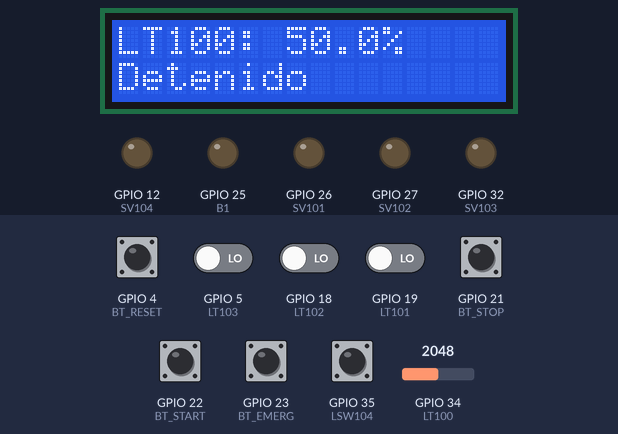
Bench run of a sketch on a simulated ESP32. On the bench: 16×2 character LCD, output pins drawn as LEDs (lit = HIGH). The test bench sets the inputs (shaded band); at power-on: GPIO 23 (BT_EMERG) HIGH, GPIO 4 (BT_RESET), GPIO 5 (LT103), GPIO 18 (LT102), GPIO 19 (LT101), GPIO 21 (BT_STOP), GPIO 22 (BT_START), GPIO 35 (LSW104) LOW, GPIO 34 (LT100) = 2048. WiFi joins after 1.5 s; servers stay silent unless stated.

Above: at 5.0 s.
5.1 s: GPIO 22 (BT_START) pulled HIGH for 0.15 s
At 6.4 s:
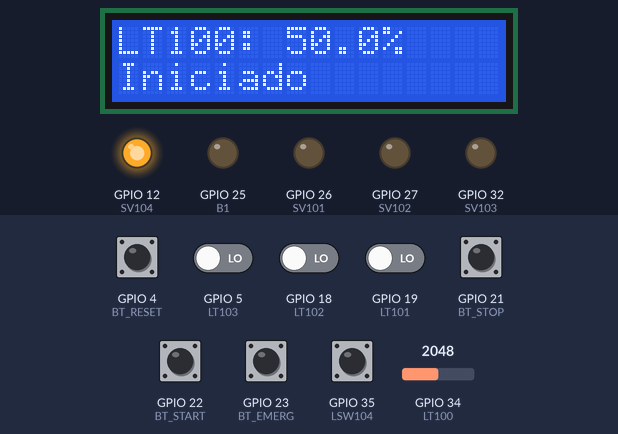
6.9 s: GPIO 35 (LSW104) pulled HIGH for 0.15 s
At 8.4 s:
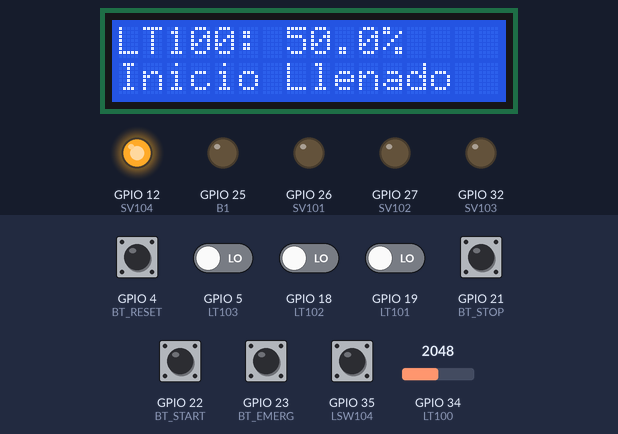
10.1 s: GPIO 34 (LT100) set to 1270
At 12.1 s:
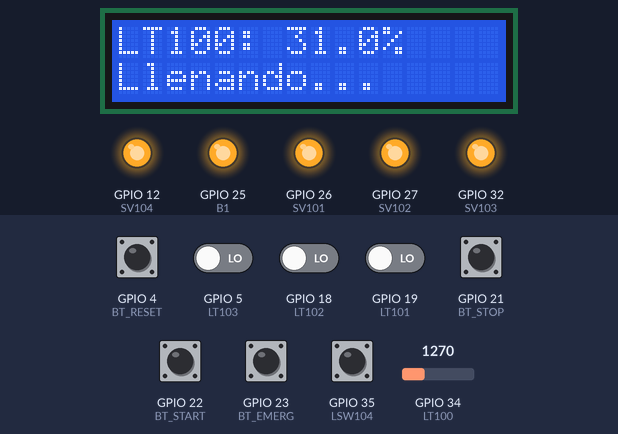
12.6 s: GPIO 34 (LT100) set to 1165
At 13.3 s:
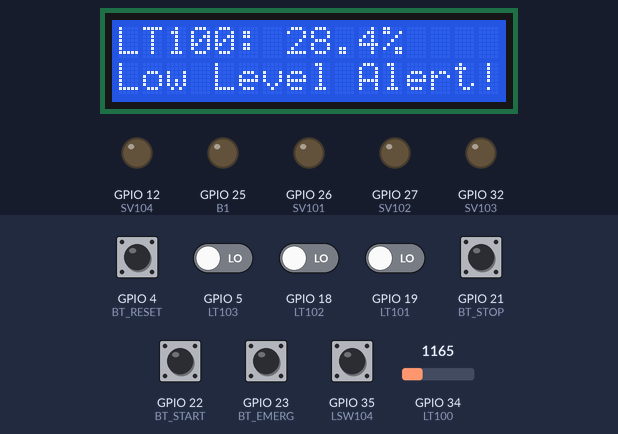
14.2 s: GPIO 34 (LT100) set to 1228
At 15.4 s:
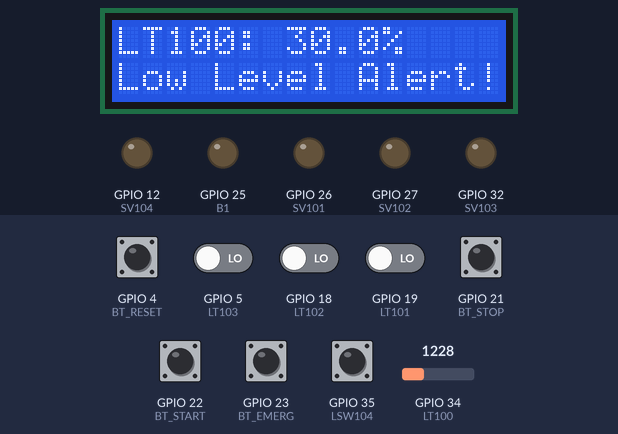
Timing chart, 0 to 17.2 s (numbered marks = the images above; inputs shaded):
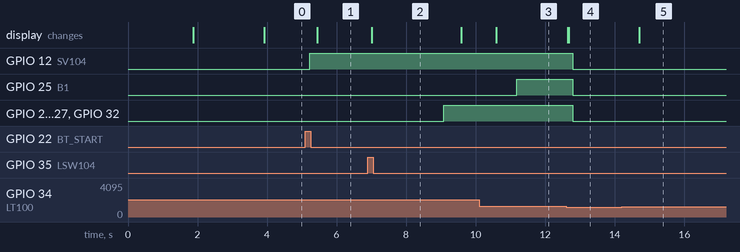

The sketch:

LlenadoraIOT.ino
```cpp
#define BLYNK_TEMPLATE_ID "TMPL217OYDmzW"
#define BLYNK_TEMPLATE_NAME "Llenadora MAY"
#define BLYNK_AUTH_TOKEN "uTzzH7Ao2Pmh1Cfu9h-qADSojWHdnrDS"
#define BLYNK_PRINT Serial

#include <Wire.h>
#include <LiquidCrystal_I2C.h>
#include <WiFi.h>
#include <WiFiClient.h>
#include <BlynkSimpleEsp32.h>

#define BT_EMERG 23
#define BT_START 22
#define BT_STOP 21
#define BT_RESET 4

#define SV101 26
#define SV102 27
#define SV103 32
#define SV104 12

#define LT100 34  // Analógico
#define LT101 19  // Digital
#define LT102 18  // Digital
#define LT103 5   // Digital
#define LSW104 35

#define B1 25

#define SCL 16  // Pin de reloj para I2C
#define SDA 17  // Pin de datos para I2C


LiquidCrystal_I2C lcd(0x27, 16, 2);
BlynkTimer timer;

char ssid[] = "USS_FIT";
char pass[] = "ussfit2019";

// State Enumeration
enum SystemState {
  DETENIDO,
  EMERGENCIA,
  START,
  LLENADO,
  LLENANDO,
  END
};

// Control Flags Structure
struct ControlFlags {
  bool physicalStart = false;
  bool physicalStop = false;
  bool physicalEmergency = false;
  bool physicalReset = false;

  bool remoteStart = false;
  bool remoteStop = false;
  bool remoteEmergency = false;
  bool remoteReset = false;
  bool remoteResetCounter = false;
};

SystemState currentState = DETENIDO;
ControlFlags controlFlags;
float minTank = 30.0;
float normalTank = 50.0;
bool liquidEnabled = false;
float tankPercentage = 0.0;
String currentStateStatus = "";

// KPIs
int countBottle = 3;
int bottleL = 20;
bool cycleComplete = false;
unsigned long totalCycles = 0;


// Tareas
TaskHandle_t TaskMonitorTank;
TaskHandle_t TaskHandleButtons;
TaskHandle_t TaskWork;
TaskHandle_t TaskLCDDisplay;


void TaskMonitorTankCode(void *pvParameters);
void TaskHandleButtonsCode(void *pvParameters);
void TaskWorkCode(void *pvParameters);
void TaskLCDDisplayCode(void *pvParameters);

unsigned long previousTotalCycles = 0;
String previousStateStatus = "";
bool previousLiquidEnabled = false;

void dataSend() {
  // Verifica si el total de ciclos cambió
  if (totalCycles != previousTotalCycles) {
    int totalBottlePeerCycle = totalCycles * countBottle;
    int totalLiterPeerCycle = totalBottlePeerCycle * bottleL;
    Blynk.virtualWrite(V8, totalBottlePeerCycle);
    Blynk.virtualWrite(V9, totalLiterPeerCycle);
    previousTotalCycles = totalCycles;  // Actualiza el valor anterior
  }


  // Verifica si el estado actual cambió
  if (currentStateStatus != previousStateStatus) {
    Blynk.virtualWrite(V2, currentStateStatus);
    previousStateStatus = currentStateStatus;  // Actualiza el valor anterior
  }

  // Verifica si el estado de liquidEnabled cambió
  if (liquidEnabled != previousLiquidEnabled) {
    Blynk.virtualWrite(V1, !liquidEnabled);
    previousLiquidEnabled = liquidEnabled;  // Actualiza el valor anterior
  }

  // La variable del porcentaje del tanque siempre se envía, ya que es un valor continuo
  Blynk.virtualWrite(V0, tankPercentage);
}

// Blynk Virtual Pin Handlers with Mutex-like Behavior
BLYNK_WRITE(V4) {  // START
  controlFlags.remoteStart = param.asInt();
}

BLYNK_WRITE(V5) {  // STOP
  controlFlags.remoteStop = param.asInt();
}

BLYNK_WRITE(V6) {  // EMERGENCY
  controlFlags.remoteEmergency = param.asInt();
}

BLYNK_WRITE(V7) {  // RESET
  controlFlags.remoteReset = param.asInt();
}

BLYNK_WRITE(V10) {  // RESET COUNTER
  controlFlags.remoteResetCounter = param.asInt();
}


void setup() {
  Serial.begin(115200);

  Blynk.begin(BLYNK_AUTH_TOKEN, ssid, pass);

  Wire.begin(SDA, SCL);

  // Configure Button Pins
  pinMode(BT_EMERG, INPUT);
  pinMode(BT_START, INPUT);
  pinMode(BT_STOP, INPUT);
  pinMode(BT_RESET, INPUT);

  // Configure Level and Control Pins
  pinMode(LT100, INPUT);
  pinMode(LT101, INPUT);
  pinMode(LT102, INPUT);
  pinMode(LT103, INPUT);
  pinMode(LSW104, INPUT);

  pinMode(SV101, OUTPUT);
  pinMode(SV102, OUTPUT);
  pinMode(SV103, OUTPUT);
  pinMode(SV104, OUTPUT);
  pinMode(B1, OUTPUT);

  // Initialize all outputs to LOW
  digitalWrite(SV101, LOW);
  digitalWrite(SV102, LOW);
  digitalWrite(SV103, LOW);
  digitalWrite(SV104, LOW);
  digitalWrite(B1, LOW);

  lcd.init();
  lcd.backlight();
  lcd.setCursor(0, 0);
  lcd.print(WiFi.localIP());
  delay(2000);
  lcd.clear();

  // Create tasks
  xTaskCreatePinnedToCore(
    TaskMonitorTankCode,  // Task function
    "MonitorTank",        // Name of the task
    4096,                 // Stack size
    NULL,                 // Task parameters
    1,                    // Priority
    &TaskMonitorTank,     // Task handle
    1                     // Core to run the task
  );

  xTaskCreatePinnedToCore(
    TaskHandleButtonsCode,  // Task function
    "HandleButtons",        // Name of the task
    4096,                   // Stack size
    NULL,                   // Task parameters
    1,                      // Priority
    &TaskHandleButtons,     // Task handle
    1                       // Core to run the task
  );

  xTaskCreatePinnedToCore(
    TaskWorkCode,  // Task function
    "Work",        // Name of the task
    4096,          // Stack size
    NULL,          // Task parameters
    1,             // Priority
    &TaskWork,     // Task handle
    1              // Core to run the task
  );

  xTaskCreatePinnedToCore(
    TaskLCDDisplayCode,  // Task function
    "LCDDisplay",        // Name of the task
    4096,                // Stack size
    NULL,                // Task parameters
    1,                   // Priority
    &TaskLCDDisplay,     // Task handle
    1                    // Core to run the task
  );

  timer.setInterval(5000L, dataSend);
}

void loop() {
  Blynk.run();
  timer.run();
}

void TaskMonitorTankCode(void *pvParameters) {
  for (;;) {
    int tankLevel = analogRead(LT100);  // Leer nivel del tanque (0-4095)
    tankPercentage = (tankLevel / 4095.0) * 100.0;

    // Mostrar nivel del tanque en la primera fila
    lcd.setCursor(0, 0);
    lcd.print("LT100: ");
    lcd.print(tankPercentage, 1);  // Mostrar con un decimal
    lcd.print("%   ");             // Espacios extra para borrar caracteres sobrantes

    // Comprobar si el nivel del tanque está dentro del rango de habilitación del líquido
    if (tankPercentage > normalTank) {
      liquidEnabled = true;  // Activar cuando el nivel es mayor al 50%
    } else if (tankPercentage < minTank) {
      liquidEnabled = false;  // Desactivar cuando el nivel es menor al 30%
    }


    vTaskDelay(500 / portTICK_PERIOD_MS);  // Esperar 500 ms
  }
}

void TaskHandleButtonsCode(void *pvParameters) {
  for (;;) {
    // Read physical button states
    controlFlags.physicalEmergency = !digitalRead(BT_EMERG);
    controlFlags.physicalStart = digitalRead(BT_START);
    controlFlags.physicalStop = digitalRead(BT_STOP);
    controlFlags.physicalReset = digitalRead(BT_RESET);

    if (controlFlags.remoteResetCounter) {
      totalCycles = 0;
      Blynk.virtualWrite(V8, 0);
      Blynk.virtualWrite(V9, 0);
    }

    // Priority-based State Management
    if (!liquidEnabled) {
      currentState = DETENIDO;
    } else {
      // Emergency has the highest priority
      if (controlFlags.physicalEmergency || controlFlags.remoteEmergency) {
        currentState = EMERGENCIA;
      }

      // Reset only works when in Emergency state
      if (currentState == EMERGENCIA && (controlFlags.physicalReset || controlFlags.remoteReset)) {
        currentState = DETENIDO;
        controlFlags.remoteEmergency = false;
      }

      // Only process start/stop if not in Emergency
      if (currentState != EMERGENCIA) {
        // Prioritize physical buttons over remote
        if (controlFlags.physicalStop || controlFlags.remoteStop) {
          currentState = DETENIDO;
        } else if (controlFlags.physicalStart || controlFlags.remoteStart) {
          currentState = START;
        }
      }
    }

    // Reset transient flags
    controlFlags.physicalStart = false;
    controlFlags.physicalStop = false;
    controlFlags.physicalReset = false;
    controlFlags.remoteStart = false;
    controlFlags.remoteStop = false;
    controlFlags.remoteReset = false;

    vTaskDelay(200 / portTICK_PERIOD_MS);
  }
}

void TaskWorkCode(void *pvParameters) {
  for (;;) {
    // Determina el mensaje según el estado
    switch (currentState) {
      case EMERGENCIA:
        // Apagar todas las salidas del sistema
        digitalWrite(SV101, LOW);
        digitalWrite(SV102, LOW);
        digitalWrite(SV103, LOW);
        digitalWrite(SV104, LOW);
        digitalWrite(B1, LOW);
        cycleComplete = false;
        break;

      case DETENIDO:
        // Apagar todas las salidas del sistema
        digitalWrite(SV101, LOW);
        digitalWrite(SV102, LOW);
        digitalWrite(SV103, LOW);
        digitalWrite(SV104, LOW);
        digitalWrite(B1, LOW);
        cycleComplete = false;
        break;

      case START:
        // Activar SV104
        digitalWrite(SV104, HIGH);
        if (digitalRead(LSW104)) {
          currentState = LLENADO;
          vTaskDelay(2000 / portTICK_PERIOD_MS);
        }
        break;
      case LLENADO:
        digitalWrite(SV101, HIGH);
        digitalWrite(SV102, HIGH);
        digitalWrite(SV103, HIGH);
        currentState = LLENANDO;
        vTaskDelay(2000 / portTICK_PERIOD_MS);
        break;

      case LLENANDO:
        digitalWrite(B1, HIGH);

        // Apagar las válvulas si los sensores de nivel indican que deben apagarse
        if (digitalRead(LT101)) {
          digitalWrite(SV101, LOW);
        }
        if (digitalRead(LT102)) {
          digitalWrite(SV102, LOW);
        }
        if (digitalRead(LT103)) {
          digitalWrite(SV103, LOW);
        }

        if (digitalRead(LT101) && digitalRead(LT102) && digitalRead(LT103)) {
          currentState = END;
          vTaskDelay(2000 / portTICK_PERIOD_MS);
        }
        break;

      case END:
        digitalWrite(B1, LOW);
        vTaskDelay(2000 / portTICK_PERIOD_MS);
        digitalWrite(SV104, LOW);
        vTaskDelay(2000 / portTICK_PERIOD_MS);

        if (!cycleComplete) {
          totalCycles++;
          Serial.println(totalCycles);
          cycleComplete = true;
        }

        currentState = DETENIDO;
        break;
    }
    vTaskDelay(100 / portTICK_PERIOD_MS);  // Esperar 100 ms
  }
}

void TaskLCDDisplayCode(void *pvParameters) {
  for (;;) {
    lcd.setCursor(0, 1);
    if (liquidEnabled) {
      // Mostrar los estados de proceso
      switch (currentState) {
        case EMERGENCIA:
          lcd.print("Emergencia      ");
          currentStateStatus = "EMERGENCIA";
          break;
        case DETENIDO:
          lcd.print("Detenido        ");
          currentStateStatus = "DETENIDO";
          break;
        case START:
          lcd.print("Iniciado        ");
          currentStateStatus = "INICIANDO...";
          break;
        case LLENADO:
          lcd.print("Inicio Llenado  ");
          currentStateStatus = "LLENADO...";
          break;
        case LLENANDO:
          lcd.print("Llenando...     ");
          currentStateStatus = "LLENANDO...";
          break;
        case END:
          lcd.print("Fin Llenado     ");
          currentStateStatus = "TERMINADO";
          break;
      }
    } else {
      // Mostrar alerta de bajo nivel
      lcd.print("Low Level Alert! ");
    }
    vTaskDelay(500 / portTICK_PERIOD_MS);  // Esperar 500 ms
  }
}
```

Measured:
- the behaviour switches between 1229 and 1228 on GPIO 34 (LT100) (found by bisection; images 3 and 4)
- after the input at 5.1 s, GPIO 12 (SV104): LOW → HIGH after 0.13 s; the display: changes after 0.35 s (image 1)
- after the input at 6.9 s, GPIO 26 (SV101), GPIO 27 (SV102), GPIO 32 (SV103): LOW → HIGH after 2.2 s; the display: changes after 0.10 s (image 2)
- after the input at 10.1 s, the display: changes after 0.49 s (image 3)
- after the input at 12.6 s, GPIO 12 (SV104), GPIO 25 (B1), GPIO 26 (SV101), GPIO 27 (SV102), GPIO 32 (SV103): HIGH → LOW after 0.19 s; the display: first changes at once (image 4 shows a later state)
- after the input at 14.2 s, the display: changes after 0.50 s (image 5)
